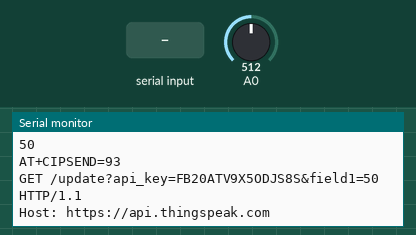
Recording of a sketch running on a simulated Arduino Uno, built with avr-gcc and run on an emulated ATmega328P. Shown: the last lines printed to the serial monitor. The inputs (shaded band) are chosen by the test bench; at power-on: A0 = 512.

Above: at 2.2 s.
2.3 s: A0 set to 716
At 3.6 s:
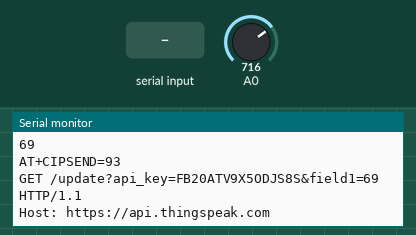
3.8 s: "1" received over Serial
5.3 s: A0 set to 900
At 6.4 s:
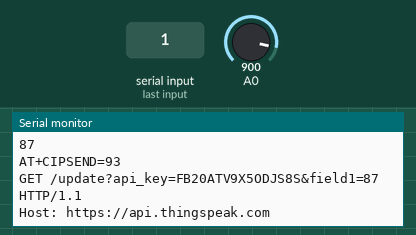
Timing chart, 0 to 8.3 s (numbered marks = the images above; inputs shaded):
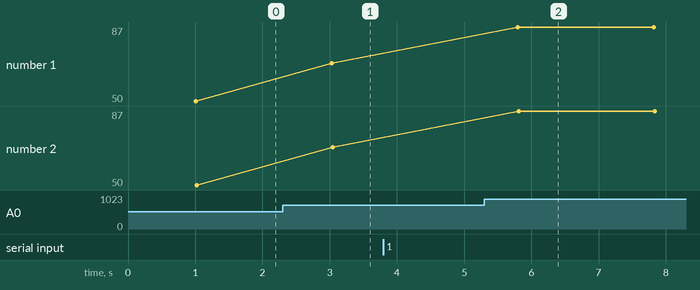

The sketch:

esp8266_interfacing_to_arduino1.ino
```cpp
//C++ Code
//Author: Piyush Mishra

String ssid     = "Simulator Wifi";  // SSID to connect to
String password = ""; // virtual wifi has no password
String host     = "https://api.thingspeak.com";
const int httpPort   = 80;
//Write API Key
String uri     = "/update?api_key=FB20ATV9X5ODJS8S&field1=";


int setupESP8266(void) {
  // Start our ESP8266 Serial Communication
  Serial.begin(115200);   // Serial connection over USB to computer
  Serial.println("AT");   // Serial connection on Tx / Rx port to ESP8266
  delay(10);        // Wait a little for the ESP to respond
  if (!Serial.find("OK")) return 1;

  // Connect to 123D Circuits Simulator Wifi
  Serial.println("AT+CWJAP=\"" + ssid + "\",\"" + password + "\"");
  delay(10);        // Wait a little for the ESP to respond
  if (!Serial.find("OK")) return 2;

  // Open TCP connection to the host:
  Serial.println("AT+CIPSTART=\"TCP\",\"" + host + "\"," + httpPort);
  delay(50);        // Wait a little for the ESP to respond
  if (!Serial.find("OK")) return 3;
  return 0;
}

 void Temperatura_upload_ESP8266(void) {
  int temp = map(analogRead(A0),0,1023,0,100);
  Serial.println(temp);
  // Construct our HTTP call
  String httpPacket = "GET " + uri + String(temp) + " HTTP/1.1\r\nHost: " + host + "\r\n\r\n";
  int length = httpPacket.length();
  // Send our message length
  Serial.print("AT+CIPSEND=");
  Serial.println(length);
  delay(10); // Wait a little for the ESP to respond
  // Send our http request
  Serial.print(httpPacket);
  delay(10); // Wait a little for the ESP to respond
  if (!Serial.find("SEND OK\r\n")) return;
}


void setup() {
  setupESP8266();
}

void loop() {
  Temperatura_upload_ESP8266();
  delay(1000);
}
```

Measured:
- after the input at 2.3 s, the serial monitor: prints a new line after 0.73 s (image 1)
- after the input at 5.3 s, the serial monitor: prints a new line after 0.50 s (image 2)
- plotted number 1: 50 → 69 after the input at 2.3 s, 69 → 87 after the input at 5.3 s
- plotted number 2: 50 → 69 after the input at 2.3 s, 69 → 87 after the input at 5.3 s
